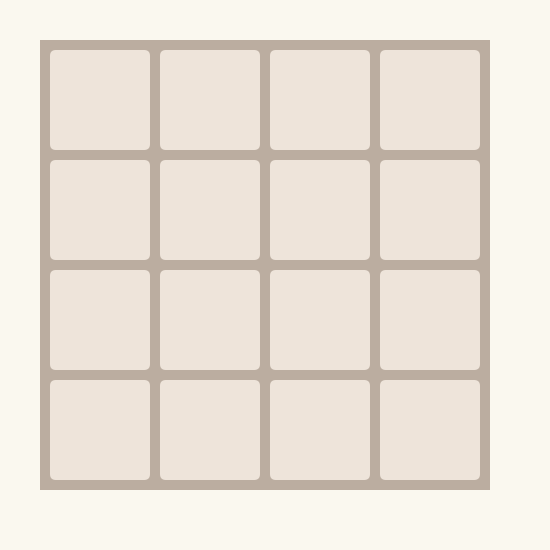
Frame 1 (no input)
Frame 60 (the mouse pressed at the canvas centre just before this capture): identical to frame 1, image omitted
Frame 120 (the mouse held since frame 60 and released just before this capture): identical to frame 1, image omitted

The Processing sketch that drew this single still picture (run headless with seeded random() and noise(); from frame 60 on, the mouse is pressed at the canvas centre):

// Processing sketch: week09_4
// ── week09_4.pde
//week09_4
void setup() {
  size(550, 550);
}

void draw() {
  background(250, 248, 239);
  noStroke();

  fill(187, 173, 160);
  rect(40, 40, 450, 450);

  for (int i = 0; i < 4; i++) {
    for (int j = 0; j < 4; j++) {
      int x = 50 + i * (100 + 10);
      int y = 50 + j * (100 + 10);

      fill(238, 228, 218);
      rect(x, y, 100, 100, 6);
    }
  }
}
